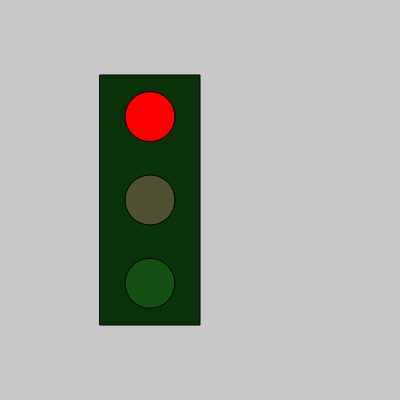
Frame 1 (no input)
Frame 60 (no input): identical to frame 1, image omitted
Frame 120 (the mouse pressed at the canvas centre since frame 60): identical to frame 1, image omitted

The p5.js sketch that drew this single still picture (run headless with seeded random() and noise() and a simulated clock; from frame 60 on, the mouse is pressed at the canvas centre):

// p5.js sketch
// ── sketch.js
const offsetXRectangulo = 100;
let estado = "rojo";
let indiceEstado = 0;
const coloresEncendidos = ["red", "yellow", "green"];
let coloresApagados;
const anchuraRectangulo = 100;
const alturaRectangulo = 250;
const offsetYRectangulo = 75;
const diametroLuces = 50;
const xLuces = offsetXRectangulo + anchuraRectangulo / 2;
const yRojo = offsetYRectangulo + alturaRectangulo / 3 / 2;

function setup() {
  createCanvas(400, 400);
  coloresApagados = [color(80, 20, 20), color(80, 80, 50), color(20, 80, 20)];
}

function draw() {
  background(200);
  dibujarRectanguloBase();
  dibujarCirculoRojo();
  dibujarCirculoAmarillo();
  dibujarCirculoVerde();
}

function mouseClicked() {
  console.log(estado);
  let secuenciaEstados = ['rojo', 'verde', 'amarillo'];
  indiceEstado = (indiceEstado + 1) % secuenciaEstados.length;
  estado = secuenciaEstados[indiceEstado];
}

function dibujarRectanguloBase() {
  fill(10, 50, 10);
  rect(offsetXRectangulo, offsetYRectangulo, anchuraRectangulo, alturaRectangulo);
}
function dibujarCirculoRojo() {
  if(estado === 'rojo') {
    fill(coloresEncendidos[0]);
  } else {
    fill(coloresApagados[0]);    
  }
  circle(xLuces, yRojo, diametroLuces);
}
function dibujarCirculoAmarillo() {
  const yAmarillo = yRojo + alturaRectangulo / 3;
  if(estado === 'amarillo') {
    fill(coloresEncendidos[1]);
  } else {
    fill(coloresApagados[1]);    
  }
  circle(xLuces, yAmarillo, diametroLuces);
}
function dibujarCirculoVerde() {
  const yVerde = yRojo + alturaRectangulo * 2 / 3;
  if(estado === 'verde') {
    fill(coloresEncendidos[2]);
  } else {
    fill(coloresApagados[2]);    
  }
  circle(xLuces, yVerde, diametroLuces);
}
